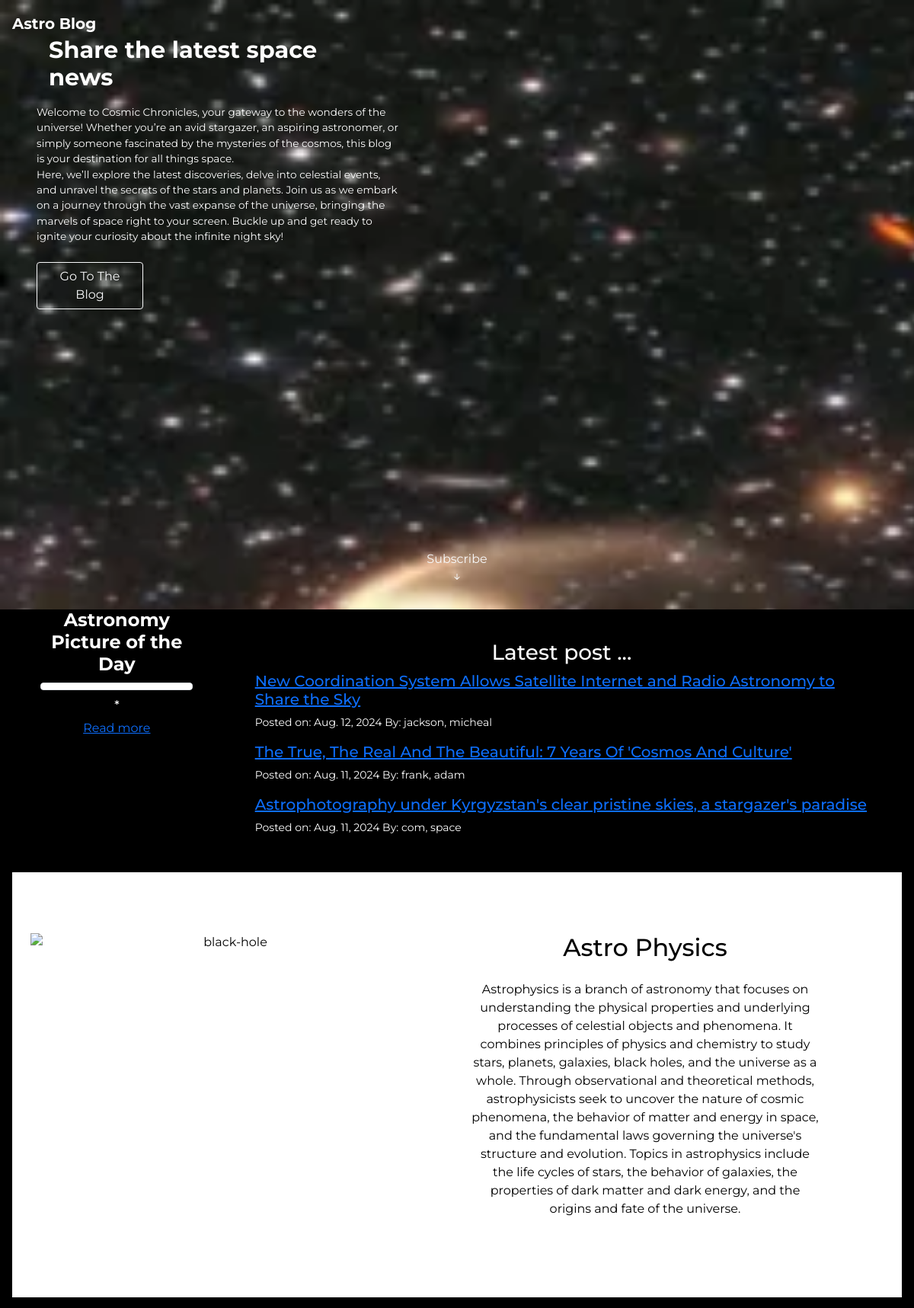
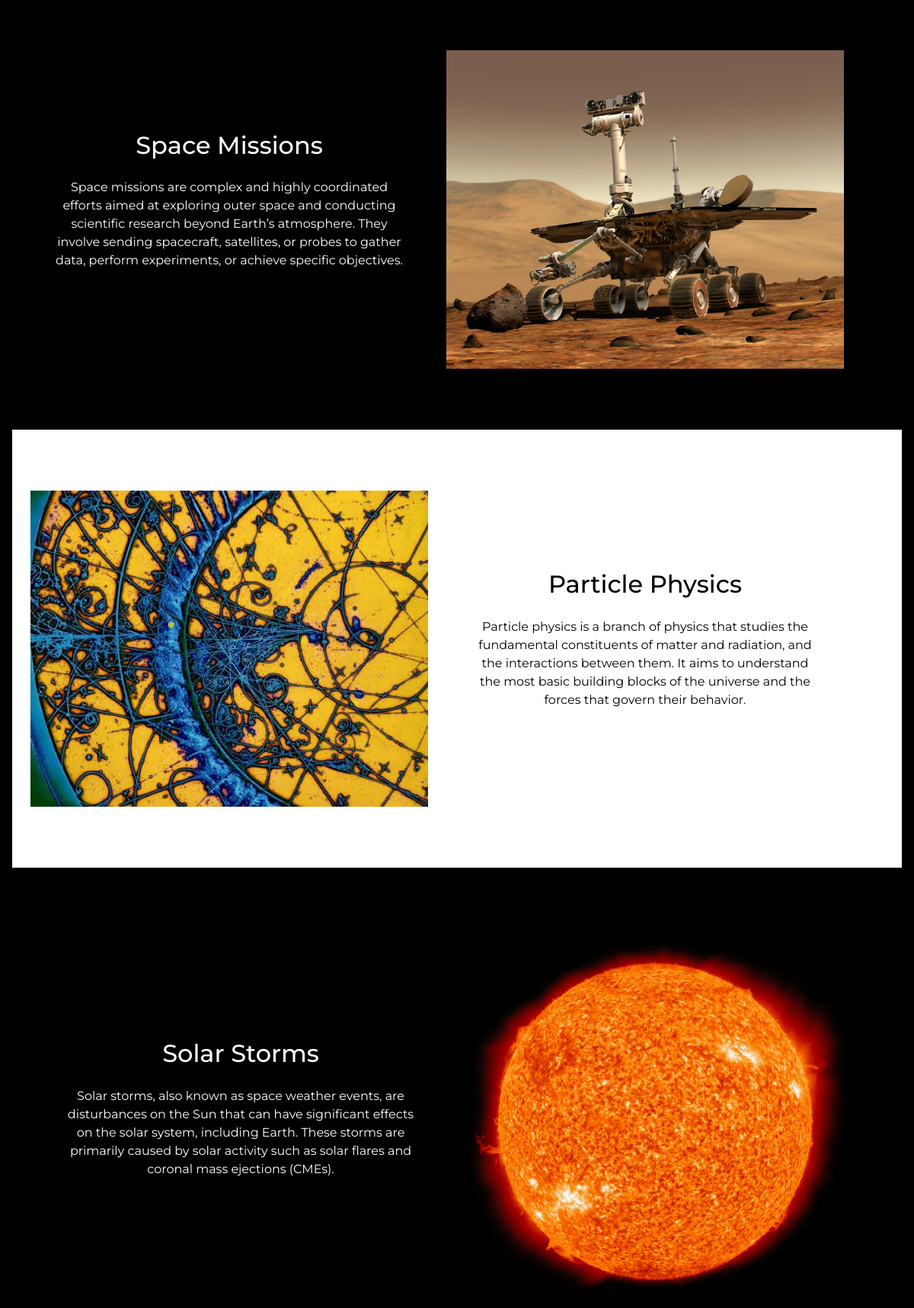
The page / (upper part) on the database its author committed (2 pictures, top to bottom).
### blogger/models.py (models this page shows, shortened)
class Post(models.Model):
    ACTIVE = 'active'
    DRAFT = 'draft'
    CHOICES_STATUS = (
    (ACTIVE, 'Active'),
    (DRAFT, 'Draft')
    )
    title = models.CharField(max_length=200)
    image = CloudinaryField('image', null = True, blank= True)
    title_tag = models.CharField(max_length=200)
    author = models.ForeignKey(User, related_name='posts', on_delete=models.CASCADE)
    body = models.TextField()
    post_date = models.DateField(auto_now_add=True)
    created_at = models.DateTimeField(auto_now_add=True)
    status = models.CharField(max_length=10, choices=CHOICES_STATUS, default=ACTIVE)
    category = models.CharField(max_length=200, default='coding')
    likes = models.ManyToManyField(User, related_name='blog_posts_likes')
    class Meta:
        ordering = ('-created_at','post_date',)

### blogger/views.py (the view)
# urls.py: path('', HomepageView.as_view(), name= 'homepage'),
class HomepageView(TemplateView):
    model = Post
    template_name = 'homepage.html'
    def get_context_data(self, **kwargs):
        context = super().get_context_data(**kwargs)
        context['posts'] = Post.objects.all()
        context['profile_names'] = Profile.objects.select_related('user').values_list('user__username', flat=True).order_by('-user__date_joined')[:7]
        return context

### blogger/templates/homepage.html (shortened to what this page needs)
{% load static %}
<!doctype html>
<html lang="en">
<head>
  <link href="https://cdn.jsdelivr.net/npm/bootstrap@5.0.2/dist/css/bootstrap.min.css" rel="stylesheet"
>
  <link rel="stylesheet" href="{% static 'css/styles.css' %}">
  <link rel="stylesheet" href="https://cdn.jsdelivr.net/npm/bootstrap-icons@1.7.1/font/bootstrap-icons.css">
</head>
<body>
  <header class="header p-3 position-absolute start-0 top-0 end-0">
    <div class="d-flex justify-content-between align-items-center">
      <a href="{% url 'frontpage-blogpost' %}" class="text-decoration-none text-white fs-5 fw-bold">Astro Blog</a>
    </div>
  </header>
  <section class="hero" id="top-page">
    <div class="hero__overlay"></div>
    <video playsinline autoplay muted loop loading="lazy" class="hero__video">
      <source src="{% static 'images/857136-hd_1280_720_24fps.mp4' %}" type="video/mp4">
    </video>
    <div class="hero__content container-custom position-relative">
      <div class="d-flex h-100 align-items-center hero__content-width">
        <div class="container-banner text-white">
          <h1 class="hero__head">Share the latest space news</h1>
          <p class="hero__text">Welcome to Cosmic Chronicles,
            your gateway to the wonders of the universe!
            Whether you’re an avid stargazer,
            an aspiring astronomer,
            or simply someone fascinated by the mysteries
            of the cosmos, this blog is your destination for all
            things space.
            <br>
            Here, we’ll explore the latest discoveries,
            delve into celestial events,
            and unravel the secrets of the stars and planets.
            Join us as we embark on a journey through the vast expanse of the universe,
            bringing the marvels of space right to your screen.
            Buckle up and get ready to ignite your curiosity about the infinite night sky!
          </p>
          <a href="{% url 'frontpage-blogpost' %}" class="mt-2 btn btn-outline-light" role="button">Go To The
            Blog</a>
        </div>
      </div>
    </div>
    <a href="#newsletter-subscribtion">
      <div class="hero__scroll-btn">
        Subscribe <i class="bi bi-arrow-down-short"></i>
      </div>
    </a>
  </section>
  <div class="container-custom steps--background-black">
    <div class="d-md-flex justify-content-center">
      <div class="row justify-content-center">
        <div class="col-md-9 text-center">
          <h4>Astronomy Picture of the Day</h4>
          <div id="media-container" class="img-thumbnail">
          </div>
          <h6 id="title">*</h6>
          <div class="container-custom">
            <a href="{% url 'nasa-picture-of-the-day' %}">Read more</a>
          </div>
        </div>
      </div>
      <div class="container-banner">
        <h3 class="text-center">Latest post ...</h3>
        <div class="container">
          {% with posts|slice:":1" as first_post_list %}
          {% if first_post_list.0 %}
          <h5>
            <a href="{% url 'article-detail' first_post_list.0.pk %}">{{ first_post_list.0.title }}</a>
          </h5>
          <small class="text-left">
            <p>Posted on: {{ first_post_list.0.post_date }} By: {{ first_post_list.0.author.last_name }},
              {{ first_post_list.0.author.first_name }} </p>
          </small>
          {% else %}
          <p>No post available.</p>
          {% endif %}
          {% endwith %}
        </div>
        <div class="container">
          {% with posts|slice:"1:2" as second_post_list %}
          {% if second_post_list.0 %}
          <h5>
            <a href="{% url 'article-detail' second_post_list.0.pk %}">{{ second_post_list.0.title }}</a>
          </h5>
          <small class="text-left">
            <p>Posted on: {{ second_post_list.0.post_date }} By: {{ second_post_list.0.author.last_name }},
              {{ second_post_list.0.author.first_name }} </p>
          </small>
          {% else %}
          <p>No second post available.</p>
          {% endif %}
          {% endwith %}
        </div>
        <div class="container">
          {% with posts|slice:"2:3" as third_post_list %}
          {% if third_post_list.0 %}
          <h5>
            <a href="{% url 'article-detail' third_post_list.0.pk %}">{{ third_post_list.0.title }}</a>
          </h5>
          <small class="text-left">
            <p>Posted on: {{ third_post_list.0.post_date }} By: {{ third_post_list.0.author.last_name }},
              {{ third_post_list.0.author.first_name }} </p>
          </small>
          {% else %}
          <p>No third post available.</p>
          {% endif %}
          {% endwith %}
        </div>
      </div>
    </div>
    <section class="steps steps--background-white">
      <div class="row container">
        <div class="col-12 col-sm-6 d-md-flex justify-content-md-center">
          <img src="{% static 'images/pexels-chuck-conway-350496-2890467.jpg' %}" class="img-responsive"
            alt="black-hole">
        </div>
        <div class="col-12 col-sm-6 align-self-center justify-content-md-center">
          <div class="steps__content-width">
            <h1 class="h2 mb-4">Astro Physics</h1>
            <p class="mb-4">Astrophysics is a branch of astronomy that focuses on understanding the physical properties
              and underlying processes of celestial objects and phenomena. It combines principles of physics and
              chemistry to study stars, planets, galaxies, black holes, and the universe as a whole. Through
              observational and theoretical methods, astrophysicists seek to uncover the nature of cosmic phenomena, the
              behavior of matter and energy in space,
              and the fundamental laws governing the universe's structure and evolution.
              Topics in astrophysics include the life cycles of stars,
              the behavior of galaxies,
              the properties of dark matter and dark energy,
              and the origins and fate of the universe.
            </p>
          </div>
        </div>
      </div>
    </section>
    <section class="steps steps--background-black">
      <div class="row container">
        <div class="col-12 col-sm-6 d-md-flex justify-content-md-center order-sm-1">
          <img src="{% static 'images/pexels-pixabay-73910.jpg' %}" class="img-responsive" alt="Missions Mars">
        </div>
        <div class="col-12 col-sm-6 align-self-center justify-content-md-center">
          <div class="steps__content-width">
            <h1 class="h2 mb-4">Space Missions</h1>
            <p class="mb-4">Space missions are complex and highly coordinated efforts
              aimed at exploring outer space and
              conducting scientific research beyond Earth’s atmosphere.
              They involve sending spacecraft, satellites,
              or probes to gather data,
              perform experiments,
              or achieve specific objectives.
            </p>
          </div>
        </div>
      </div>
    </section>
    <section class="steps steps--background-white">
      <div class="row container">
        <div class="col-12 col-sm-6 d-md-flex justify-content-md-center">
          <img src="{% static 'images/particle-shower.jpg' %}" class="img-responsive" alt="Particle Collisions">
        </div>
        <div class="col-12 col-sm-6 align-self-center justify-content-md-center">
          <div class="steps__content-width">
            <h1 class="h2 mb-4">Particle Physics</h1>
            <p class="mb-4">
              Particle physics is a branch of physics that studies
              the fundamental constituents of matter and radiation,
              and the interactions between them. It aims to understand
              the most basic building blocks of the universe
              and the forces that govern their behavior.
            </p>
          </div>
        </div>
      </div>
    </section>
    <section class="steps steps--background-black">
      <div class="container-custom">
        <div class="row container">
          <div class="col-12 col-sm-6 d-md-flex justify-content-md-center order-sm-1">
            <img src="{% static 'images/pexels-pixabay-87611.jpg' %}" class="img-responsive" alt="Solar Corona"
              class="img-fluid pb-4 steps__section-thumbnail" width="553" height="746" loading="lazy">
          </div>
          <div class="col-12 col-sm-6 align-self-center justify-content-md-center">
            <div class="steps__content-width">
              <h1 class="h2 mb-4">Solar Storms</h1>
              <p class="mb-4">
                Solar storms, also known as space weather events,
                are disturbances on the Sun that can have significant effects
                on the solar system, including Earth.
                These storms are primarily caused by solar activity such as solar flares and coronal mass ejections
                (CMEs).
              </p>
            </div>
          </div>
        </div>
      </div>
    </section>
  </div>
</body>
</html>

### static/css/styles.css (style rules this page uses)
:root { --primary-color: #ffffff; --attrib-color: #3987a6; --primary-color-highlight: #bdbdbd; --bs-body-bg: #9e9e9e4e; --bs-body-font-family: 'Montserrat', sans-serif; --accent-color: #9e9e9e; --border-color: #000000; --main-text-color: #ffffff; }
html { scroll-behavior: smooth; }
h1 { margin: 1rem; font-weight: bolder; }
h3 { margin-top: 0.5rem; }
h4 { font-weight: bolder; }
body { font-family: 'Montserrat', Arial, sans-serif; text-align: left; background-color: black; background-size: cover; color: hsl(0, 0%, 100%); background-image: url("../images/background.webp"); }
.img-responsive { width: 100%; height: auto; }
.img-thumbnail { margin-top: 10px; margin-bottom: 10px; margin-left: 0; }
.btn { margin-top: 5px; margin-right: 25px; width: 140px; }
.container-banner { text-align: left; width: 100%; padding: 2rem; margin: 0 auto; }
.container-custom { text-align: center; width: 100%; padding: 0 1rem; padding-bottom: 0.85rem; margin: 0 auto; }
.hero__head { font-size: 4rem; font-weight: bolder; }
.hero__text { font-size: 3.5rem; }
.header { z-index: 2; }
.hero { --primary-color: #ffffff00; position: relative; height: 100vh; background-color: rgba(0, 0, 0, 0); overflow: hidden; }
.hero__video { position: absolute; top: 50%; left: 50%; min-width: 100%; min-height: 100%; width: auto; height: auto; transform: translateX(-50%) translateY(-50%); }
.hero__overlay { position: absolute; left: 0; top: 0; right: 0; bottom: 0; background-color: var(--primary-color); opacity: 0.5; z-index: 1; }
.hero__content { z-index: 1; }
.hero__content-width { max-width: 540px; }
.hero__scroll-btn { position: absolute; left: 50%; bottom: 30px; transform: translateX(-50%); z-index: 1; color: var(--bs-light); display: flex; flex-direction: column; align-items: center; text-decoration: none; }
.hero__scroll-btn .bi { transition-delay: 0.8s; animation: bounce 1s infinite alternate; }
.steps { padding-top: 40px; padding-bottom: 40px; }
.steps__content-width { max-width: 456px; margin: 0 auto; }
.steps--background-white { background-color: white; color: black; }
.steps--background-black { background-color: black; color: white; }
.hero__text { font-size: 1.65rem; }
@media (max-width: 1600px) { .hero__head { font-size: 2rem; font-weight: bolder; } }
@media (max-width: 1600px) { .hero__text { font-size: 1.2rem; } }
@media (max-width: 1200px) { .hero__head { font-size: 1.9rem; font-weight: bold; } }
@media (max-width: 1200px) { .hero__text { font-size: 0.85rem; } }
@media (min-width: 544px) { .steps { padding-top: 80px; padding-bottom: 80px; } }

### rows shown on the page
Post: title "New Coordination System Allows Satellite Internet and Radio Astronomy to Share the Sky", post_date "Aug. 12, 2024", author.last_name "jackson", author.first_name "micheal"
Post: title "The True, The Real And The Beautiful: 7 Years Of 'Cosmos And Culture'", post_date "Aug. 11, 2024", author.last_name "frank", author.first_name "adam"
Post: title "Astrophotography under Kyrgyzstan's clear pristine skies, a stargazer's paradise", post_date "Aug. 11, 2024", author.last_name "com", author.first_name "space"
